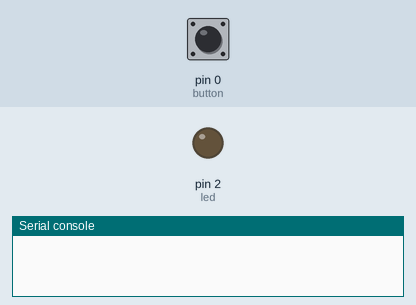
This program was run on a simulated MicroPython board. Shown: output pins drawn as LEDs (lit = HIGH), the last lines printed to the serial console. Inputs (shaded band) come from the test bench; at power-on: pin 0 (button) HIGH.

Above: at 1.2 s.
1.3 s: pin 0 (button) pulled LOW for 0.15 s
At 1.9 s:
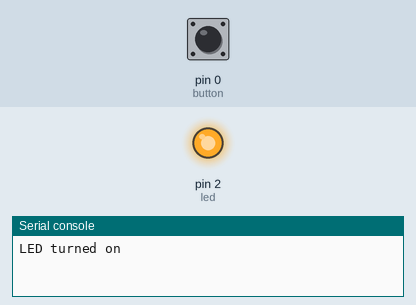
2.9 s: pin 0 (button) pulled LOW for 1 s
At 4.3 s:
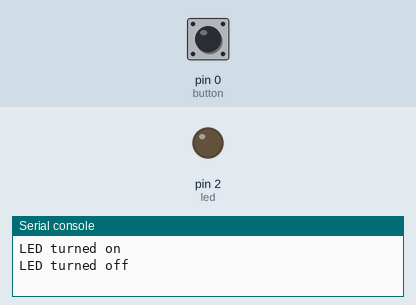
5.4 s: pin 0 (button) pulled LOW for 3.2 s
At 6.2 s:
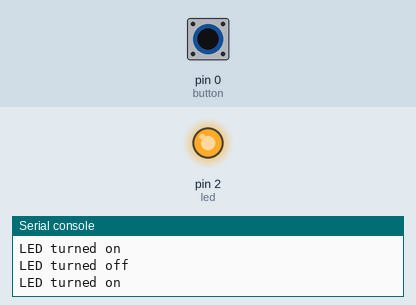
Timing chart, 0 to 8.4 s (numbered marks = the images above; inputs shaded):
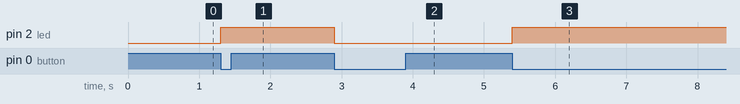

The program:

main.py
```python
# toggle the state of led with each button press

from machine import Pin

# create object for led pin
led = Pin(2,Pin.OUT)
# create object for button pin
button = Pin(0,Pin.IN)

# run forever
while True:
    if not button.value():
        led.value(not led.value())
        print("LED turned on" if led.value() else "LED turned off")
        # wait till the button is pressed
        while not button.value():
            pass
    
```

Measured:
- after the input at 1.3 s, pin 2 (led): LOW → HIGH at once
- after the input at 2.9 s, pin 2 (led): HIGH → LOW at once
- after the input at 5.4 s, pin 2 (led): LOW → HIGH at once
